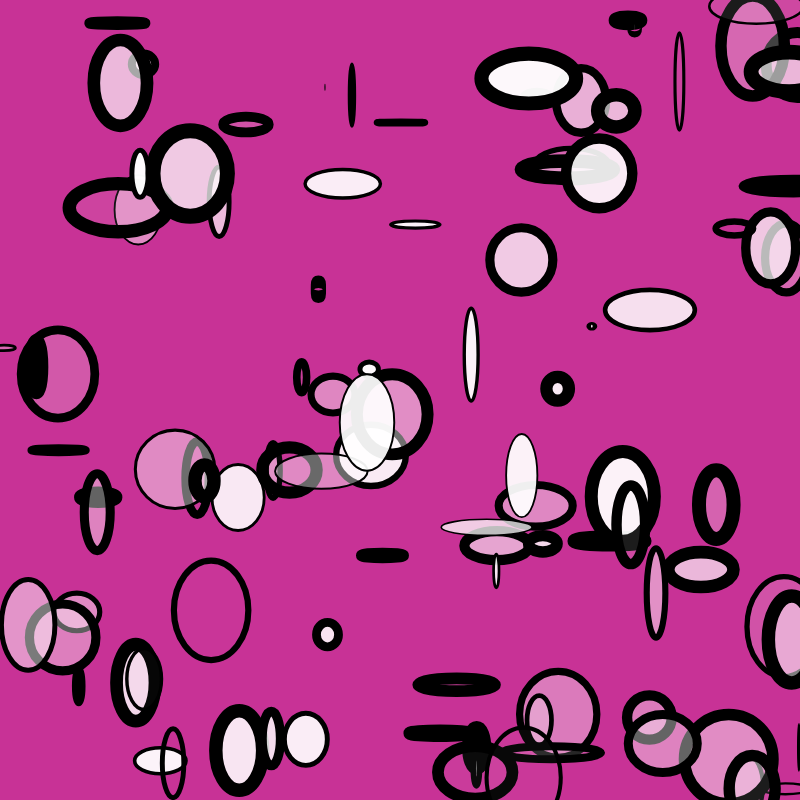
Frame 1 (no input)
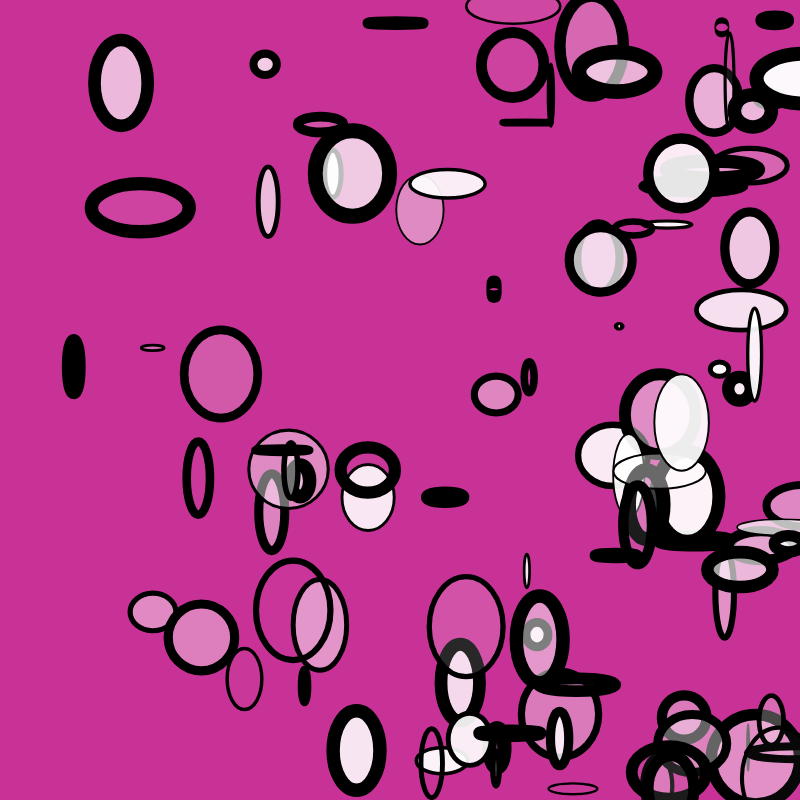
Frame 60 (no input)
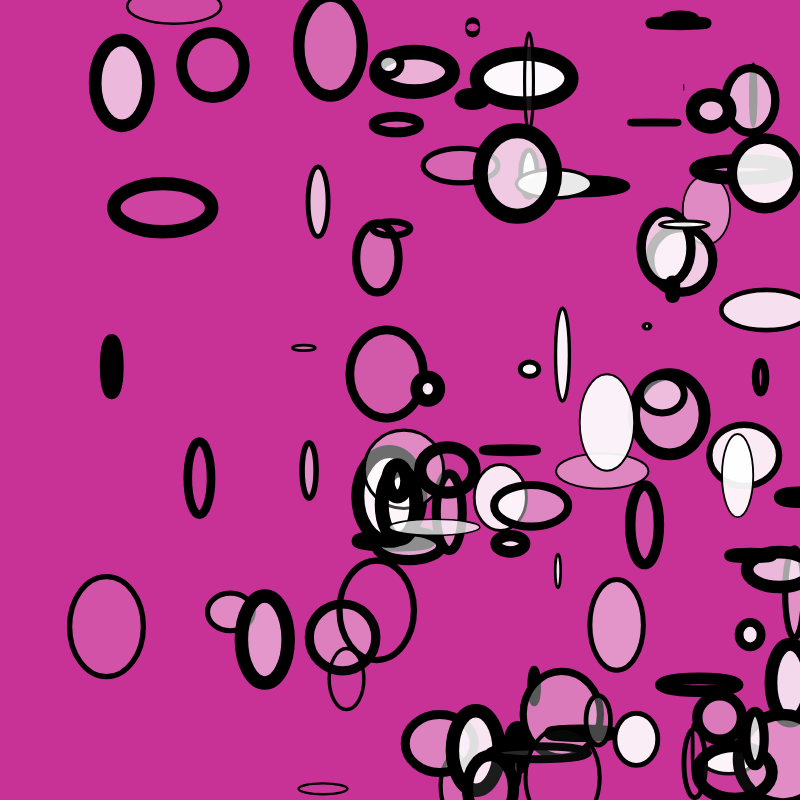
Frame 120 (the mouse pressed at the canvas centre since frame 60)

The p5.js sketch that drew these frames (run headless with seeded random() and noise() and a simulated clock; from frame 60 on, the mouse is pressed at the canvas centre):

// p5.js sketch
// ── sketch.js
/*
Another OOP demo, with array of objects.
*/

let ellipses = []; // declares object array
ellipses.length = 101; // sets length of array

function setup() 
{
	createCanvas(800, 800);
	
	for (let i = 0; i < ellipses.length; i++) 
	{
		ellipses[i] = new Movement(random(width), random(height), random(100), random(100));
	}
}

function draw() 
{
	background(200, 50, 150);
	for (let i = 0; i < ellipses.length; i++) 
	{
		ellipses[i].display();
		ellipses[i].move();
	}
}

class Movement 
{
	constructor(tempX, tempY, tempW, tempH)
	{
		this.x = tempX;
		this.y = tempY;
		this.w = tempW;
		this.h = tempH;
		this.xMove = random(6);
		this.ranStrokeWeight = random(1, 15);
		this.ranAlpha = random(255);
	}

	display() 
	{
		strokeWeight(this.ranStrokeWeight);
		fill(255, 255, 255, this.ranAlpha);
		ellipse(this.x, this.y, this.w, this.h);
	}

	move() 
	{
		this.x += this.xMove;
		
		if (this.x > width || this.x < 0) 
		{
			this.xMove = -this.xMove;
		}
	}
}
